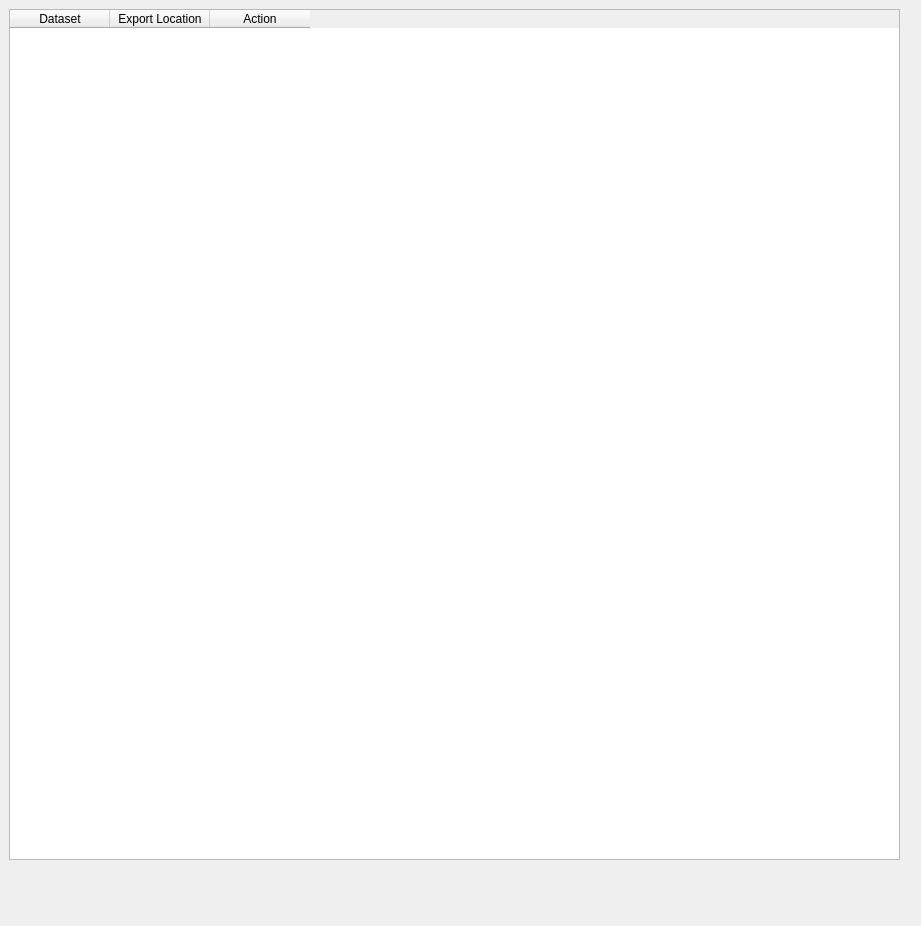
<?xml version="1.0" encoding="UTF-8"?>
<ui version="4.0">
 <class>Form</class>
 <widget class="QWidget" name="Form">
  <property name="geometry">
   <rect>
    <x>0</x>
    <y>0</y>
    <width>921</width>
    <height>926</height>
   </rect>
  </property>
  <property name="windowTitle">
   <string>Form</string>
  </property>
  <widget class="QTableWidget" name="tableWidget">
   <property name="enabled">
    <bool>true</bool>
   </property>
   <property name="geometry">
    <rect>
     <x>9</x>
     <y>9</y>
     <width>891</width>
     <height>851</height>
    </rect>
   </property>
   <property name="sizePolicy">
    <sizepolicy hsizetype="Expanding" vsizetype="Expanding">
     <horstretch>0</horstretch>
     <verstretch>0</verstretch>
    </sizepolicy>
   </property>
   <property name="toolTip">
    <string/>
   </property>
   <property name="styleSheet">
    <string notr="true"/>
   </property>
   <property name="editTriggers">
    <set>QAbstractItemView::NoEditTriggers</set>
   </property>
   <column>
    <property name="text">
     <string>Dataset</string>
    </property>
   </column>
   <column>
    <property name="text">
     <string>Export Location</string>
    </property>
   </column>
   <column>
    <property name="text">
     <string>Action</string>
    </property>
   </column>
  </widget>
 </widget>
 <resources/>
 <connections/>
</ui>
